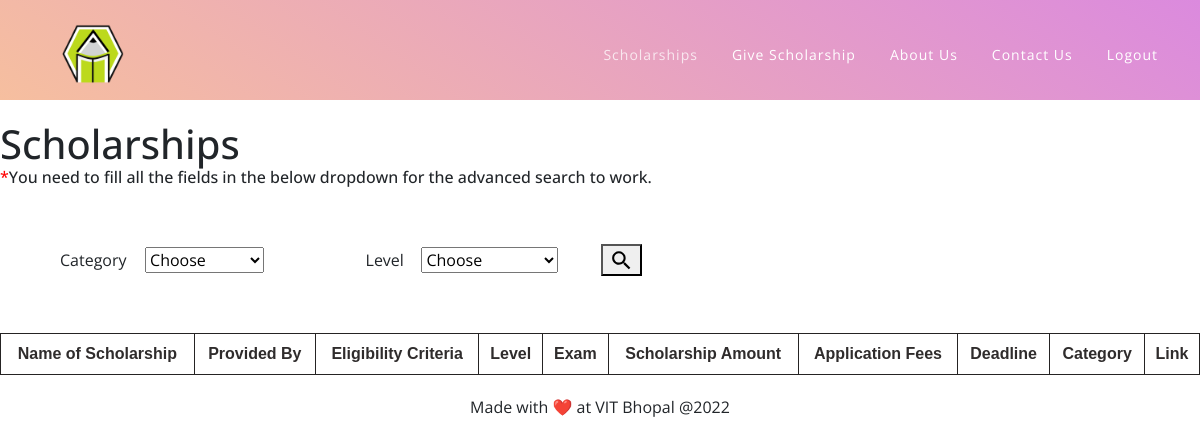
The app's page /filter/, older data.
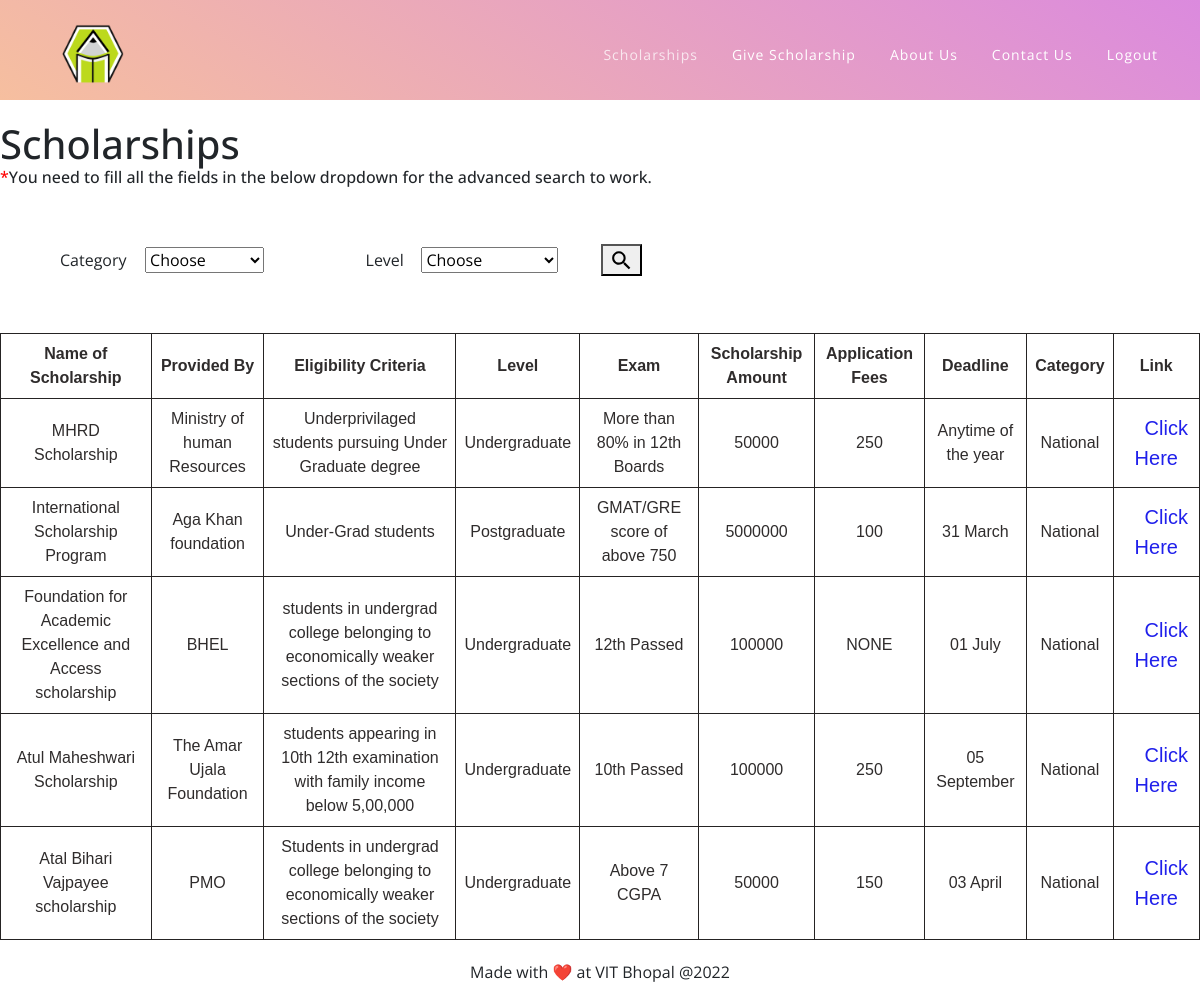
The same page, newer data.
### app/models.py (models this page shows, shortened)
class App(models.Model):
    level = [("Undergraduate","UNDERGRADUATE"),
            ("Postgraduate", "POSTGRADUATE"),
            ("Phd", "PhD")]
    categories = [("National","NATIONAL"),
                 ("International", "INTERNATIONAL")]
    name = models.CharField(max_length=64, help_text = "Enter Name of Scholarship")
    providedby = models.CharField(max_length=64, verbose_name = "Provided By", help_text="Enter name of sponsor or organization")
    eligibilitycriteria = models.CharField(max_length=512, verbose_name = "Eligibility Criteria", help_text="Enter Eligibility Criteria")
    exam = models.CharField(max_length=64, help_text="Enter if any exam is required")
    scholarshipamount = models.CharField(max_length = 18, verbose_name = "Scholarship Amount")
    applicationfees = models.CharField(max_length = 18, verbose_name = "Application Fees")
    deadline = models.CharField(max_length=32)
    link = models.CharField(max_length=128, help_text="Enter 404 if not available")
    category = models.CharField(choices=categories, blank=True, verbose_name = "Category", max_length=200, null=True)
    levels = models.CharField(choices=level, blank=True, verbose_name = "Levels", max_length=200, null=True)
    like = models.ManyToManyField(User, blank=True, related_name="liked_user")
    description = models.TextField(max_length=4098, help_text="Enter Description of Scholarship", verbose_name="Description")

### app/views.py (the view)
# urls.py: path("filter/", views.category, name="filter"),
def category(request):
    search_post = request.GET.get('dropdown')
    search_level = request.GET.get('level')
    search_salary = request.GET.get('salary')
    if search_post:
        apps = App.objects.filter(Q(category=search_post) & Q(levels=search_level))
    else:
        apps = App.objects.all().order_by("-name")
    return render(request, "app/filter.html",{
        "apps":apps
    })

### app/templates/app/filter.html (shortened to what this page needs)
{% load static %}
<!DOCTYPE html>
<html lang = "en">
    <head>
        <link href="{% static 'app/vendor/bootstrap/css/bootstrap.min.css' %}" rel="stylesheet">
        <link rel="stylesheet" href="{% static 'app/assets/css/fontawesome.css' %}">
        <link rel="stylesheet" href="{% static 'app/assets/css/templatemo-eduwell-style.css' %}">
        <link rel="stylesheet" href="{% static 'app/assets/css/owl.css' %}">
        <link rel="stylesheet" href="{% static 'app/assets/css/lightbox.css' %}">
</head>
<body>
    <header class="header-area header-sticky">
        <div class="container">
            <div class="row">
                <div class="col-12">
                    <nav class="main-nav">
                        <a href="{% url 'landing' %}" class="logo">
                            <img src="{% static 'app/assets/images/templatemo-eduwell.png' %}" alt="EduWell Template" width="60" height="60">
                        </a>
                        <ul class="nav">
                            <li><a href="{% url 'index' %}" class="active">Scholarships</a></li>
                            <li><a href = "{% url 'contact'%}">Give Scholarship</a></li>
                            <li><a href="{% url 'about' %}">About Us</a></li>
                            <li><a href="{% url 'contact'%}">Contact Us</a></li>
                            <li><a href="{% url 'logout'%}">Logout</a></li>
                        </ul>
                    </nav>
                </div>
            </div>
        </div>
    </header>
<div style="margin-top: 120px;">
    <h1>Scholarships</h1>
    <h6><span style = "color: red;">*</span>You need to fill all the fields in the below dropdown for the advanced search to work.</h6>
    <form style="display: flex; align-items: center;" name = "search">
        <div style="display: flex; align-items: center; padding: 5%;">
            <label style="padding-right: 10%;"  for = "dropdown">Category</label>
            <select  name = "dropdown">
                <option>Choose</option>
            </select>
        </div>
        <div style="display: flex; align-items: center; padding: 5%;">
            <label style="padding-right: 10%;" for = "level">Level</label>
            <select name = "level">
                <option >Choose</option>
            </select>
        </div>
        <button><img src="{% static 'app/images/search-icon.svg' %}" height="25px" width="25px"></button>
    </form>
    <table>
        <tr>
            <th>Name of Scholarship</th>
            <th>Provided By</th>
            <th>Eligibility Criteria</th>
            <th>Level</th>
            <th>Exam</th>
            <th>Scholarship Amount</th>
            <th>Application Fees</th>
            <th>Deadline</th>
            <th>Category</th>
            <th>Link</th>
        </tr>
    {% for app in apps %}
        <tr style="background-color:#ffffffbb">
            <td>{{app.name}}</td>
            <td>{{app.providedby}}</td>
            <td>{{app.eligibilitycriteria}}</td>
            <td>{{app.levels}}</td>
            <td>{{app.exam}}</td>
            <td>{{app.scholarshipamount}}</td>
            <td>{{app.applicationfees}}</td>
            <td>{{app.deadline}}</td>
            <td>{{app.category}}</td>
            <td><a href = "{{app.link}}" style = "color: rgb(32, 32, 235)">Click Here</a></td>
        </tr>
        {% endfor %}
    </table>
    </div>
</body>
<footer style="    margin-top: 20px;
left: 0;
bottom: 0;
width: 100%;
text-align: center;">Made with ❤️ at VIT Bhopal @2022</footer>
</html>

### app/static/app/assets/css/templatemo-eduwell-style.css (style rules this page uses)
html, body, div, span, applet, object, iframe, h1, h2, h3, h4, h5, h6, p, blockquote, div pre, a, abbr, acronym, address, big, cite, code, del, dfn, em, font, img, ins, kbd, q, s, samp, small, strike, strong, sub, sup, tt, var, b, u, i, center, dl, dt, dd, ol, ul, li, figure, header, nav, section, article, aside, footer, figcaption { margin: 0; padding: 0; border: 0; outline: 0; }
ul, li { padding: 0; margin: 0; list-style: none; }
header, nav, section, article, aside, footer, hgroup { display: block; }
* { box-sizing: border-box; }
html, body { font-family: 'Open Sans', sans-serif; font-weight: 400; background-color: #fff; font-size: 16px; -ms-text-size-adjust: 100%; -webkit-font-smoothing: antialiased; -moz-osx-font-smoothing: grayscale; }
a { text-decoration: none !important; }
h1, h2, h3, h4, h5, h6 { margin-top: 0px; margin-bottom: 0px; }
ul { margin-bottom: 0px; }
img { width: 100%; overflow: hidden; }
html, body { background: #fff; font-family: 'Open Sans', sans-serif; }
.header-area { background-image: url(../images/header-bg.png); background-size: contain; background-repeat: no-repeat; background-position: center; position: absolute; top: 0; left: 0; right: 0; z-index: 100; -webkit-transition: all .5s ease 0s; -moz-transition: all .5s ease 0s; -o-transition: all .5s ease 0s; transition: all .5s ease 0s; }
.header-area .main-nav { min-height: 80px; background: transparent; }
.header-area .main-nav .logo { line-height: 100px; color: #fff; font-size: 28px; font-weight: 700; text-transform: uppercase; letter-spacing: 2px; float: left; -webkit-transition: all 0.3s ease 0s; -moz-transition: all 0.3s ease 0s; -o-transition: all 0.3s ease 0s; transition: all 0.3s ease 0s; }
.header-area .main-nav .nav { float: right; margin-top: 35px; margin-right: 0px; background-color: transparent; -webkit-transition: all 0.3s ease 0s; -moz-transition: all 0.3s ease 0s; -o-transition: all 0.3s ease 0s; transition: all 0.3s ease 0s; position: relative; z-index: 999; }
.header-area .main-nav .nav li { padding-left: 30px; padding-right: 30px; }
.header-area .main-nav .nav li:last-child { padding-right: 0px; }
.header-area .main-nav .nav li a { display: block; font-weight: 400; font-size: 14px; text-transform: capitalize; color: #fff; -webkit-transition: all 0.3s ease 0s; -moz-transition: all 0.3s ease 0s; -o-transition: all 0.3s ease 0s; transition: all 0.3s ease 0s; height: 40px; line-height: 40px; border: transparent; letter-spacing: 1px; }
.header-area .main-nav .nav li:hover a, .header-area .main-nav .nav li a.active { color: #fff!important; opacity: 0.75; }
.header-area.header-sticky { min-height: 80px; }
.header-area .nav { margin-top: 30px; }
.header-area.header-sticky .nav li a.active { color: #dc8cdb; }
@media (max-width: 1200px) { .header-area .main-nav .nav li { padding-left: 7px; padding-right: 7px; } }
@media (max-width: 1200px) { .header-area .main-nav:before { display: none; } }
@media (min-width: 767px) { .header-area .main-nav .nav { display: flex !important; } }
body { overflow-x: hidden; }
@media (max-width: 1200px) { .header-area { background: rgb(219,138,222) !important; background: linear-gradient(-145deg, rgba(219,138,222,1) 0%, rgba(246,191,159,1) 100%) !important; } }

### app/templates/app/filter.html (style rules this page uses)
a { color: #3a3838; text-decoration: none; font-size: 20px; margin-left: 20px; }
table { font-family: Arial, Helvetica, sans-serif; border-collapse: collapse; width: 100%; }
td, th { border: 1px solid #252323; text-align: center; padding: 8px; color: #2f2c2c ; }
tr:nth-child(even) { background-color: #2c2a2a; }

Row changes from the older to the newer data that the page shows:
added App: name "MHRD Scholarship", providedby "Ministry of human Resources", eligibilitycriteria "Underprivilaged students pursuing Under Graduate degree", levels "Undergraduate", exam "More than 80% in 12th Boards", scholarshipamount "50000", applicationfees "250", deadline "Anytime of the year", category "National"
added App: name "International Scholarship Program", providedby "Aga Khan foundation", eligibilitycriteria "Under-Grad students", levels "Postgraduate", exam "GMAT/GRE score of above 750", scholarshipamount "5000000", applicationfees "100", deadline "31 March", category "National"
added App: name "Foundation for Academic Excellence and Access scholarship", providedby "BHEL", eligibilitycriteria "students in undergrad college belonging to economically weaker sections of the society", levels "Undergraduate", exam "12th Passed", scholarshipamount "100000", applicationfees "NONE", deadline "01 July", category "National"
added App: name "Atul Maheshwari Scholarship", providedby "The Amar Ujala Foundation", eligibilitycriteria "students appearing in 10th 12th examination with family income below 5,00,000", levels "Undergraduate", exam "10th Passed", scholarshipamount "100000", applicationfees "250", deadline "05 September", category "National"
added App: name "Atal Bihari Vajpayee scholarship", providedby "PMO", eligibilitycriteria "Students in undergrad college belonging to economically weaker sections of the society", levels "Undergraduate", exam "Above 7 CGPA", scholarshipamount "50000", applicationfees "150", deadline "03 April", category "National"
